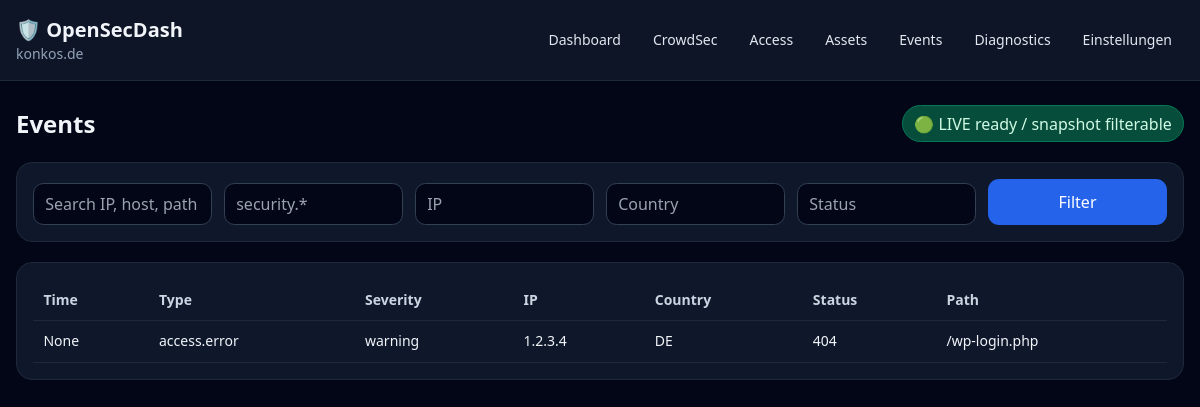
The app's page /events with its own data.
### app/models/settings.py (models this page shows)
class Setting(Base):
    __tablename__ = "settings"
    id: Mapped[int] = mapped_column(primary_key=True)
    key: Mapped[str] = mapped_column(
        String(100),
        unique=True,
        index=True,
    )
    value: Mapped[str] = mapped_column(
        String(5000)
    )

### app/models/events.py (models this page shows)
class Event(Base):
    __tablename__ = "events"
    __table_args__ = (
        Index("ix_events_event_type_time", "event_type", "event_time"),
    )
    id: Mapped[int] = mapped_column(primary_key=True)
    timestamp: Mapped[datetime] = mapped_column(DateTime, default=datetime.utcnow)
    created_at: Mapped[datetime] = mapped_column(DateTime, default=datetime.utcnow, index=True)
    event_time: Mapped[datetime] = mapped_column(DateTime, default=datetime.utcnow, index=True)
    source: Mapped[str] = mapped_column(String(100), default="manual", index=True)
    source_id: Mapped[str | None] = mapped_column(String(100), nullable=True, index=True)
    plugin: Mapped[str] = mapped_column(String(100), default="core", index=True)
    plugin_id: Mapped[str | None] = mapped_column(String(100), nullable=True, index=True)
    event_type: Mapped[str] = mapped_column(String(80), index=True)
    severity: Mapped[str] = mapped_column(String(20), default="info", index=True)
    ip: Mapped[str | None] = mapped_column(String(64), nullable=True, index=True)
    country: Mapped[str | None] = mapped_column(String(8), nullable=True, index=True)
    asn: Mapped[str | None] = mapped_column(String(32), nullable=True)
    hostname: Mapped[str | None] = mapped_column(String(255), nullable=True, index=True)
    asset_id: Mapped[int | None] = mapped_column(nullable=True, index=True)
    method: Mapped[str | None] = mapped_column(String(16), nullable=True)
    path: Mapped[str | None] = mapped_column(String(2048), nullable=True, index=True)
    status_code: Mapped[int | None] = mapped_column(nullable=True, index=True)
    data_json: Mapped[dict | None] = mapped_column(JSON, nullable=True)
    raw_data: Mapped[str | None] = mapped_column(Text, nullable=True)
    retention_class: Mapped[str] = mapped_column(String(20), default="raw")

### app/api/pages.py (the view)
@router.get("/events")
def events_page(
    request: Request,
    event_type: str | None = None,
    ip: str | None = None,
    country: str | None = None,
    status_code: int | None = None,
    path: str | None = None,
    q: str | None = None,
    db: Session = Depends(get_db),
):
    filters = {"event_type": event_type, "ip": ip, "country": country, "status_code": status_code, "path": path, "q": q}
    events = apply_event_filters(db.query(Event), filters).order_by(Event.event_time.desc()).limit(200).all()
    return render(request, db, "events.html", events=events, filters=filters, live_default=get_setting_value(db, "live_default", "true"))

### app/templates/events.html (shortened to what this page needs)
{% extends "base.html" %}
{% block content %}
  <div class="flex flex-col md:flex-row md:items-center justify-between gap-4 mb-5">
    <h2 class="text-2xl font-semibold">{{ t("events.title") }}</h2>
    <span class="badge">🟢 LIVE ready / snapshot filterable</span>
  </div>
  <form class="card grid grid-cols-1 md:grid-cols-6 gap-3 mb-5" method="get">
    <input class="input" name="q" value="{{ filters.q or '' }}" placeholder="Search IP, host, path">
    <input class="input" name="event_type" value="{{ filters.event_type or '' }}" placeholder="security.*">
    <input class="input" name="ip" value="{{ filters.ip or '' }}" placeholder="IP">
    <input class="input" name="country" value="{{ filters.country or '' }}" placeholder="Country">
    <input class="input" name="status_code" value="{{ filters.status_code or '' }}" placeholder="Status">
    <button class="btn" type="submit">Filter</button>
  </form>
  <div class="hidden md:block card overflow-x-auto">
    <table class="w-full text-sm">
      <thead>
        <tr>
          <th>Time</th>
          <th>Type</th>
          <th>Severity</th>
          <th>IP</th>
          <th>Country</th>
          <th>Status</th>
          <th>Path</th>
        </tr>
      </thead>
      <tbody>
        {% for event in events %}
          <tr>
            <td>{{ event.event_time }}</td>
            <td>{{ event.event_type }}</td>
            <td>{{ event.severity }}</td>
            <td>
              {% if event.ip %}
                <a href="/ip/{{ event.ip }}">{{ event.ip }}</a>
              {% else %}
                -
              {% endif %}
            </td>
            <td>{{ event.country or '-' }}</td>
            <td>{{ event.status_code or '-' }}</td>
            <td>{{ event.path or '-' }}</td>
          </tr>
        {% else %}
          <tr>
            <td colspan="7">{{ t("events.empty") }}</td>
          </tr>
        {% endfor %}
      </tbody>
    </table>
  </div>
{% endblock %}

### app/templates/base.html (shortened to what this page needs)
<!doctype html>
<html lang="{{ language }}" x-data="{menu:false}">
    <head>
        <script src="https://cdn.tailwindcss.com"></script>
        <link rel="stylesheet" href="/static/css/app.css">
    </head>
    <body class="bg-slate-950 text-slate-100 min-h-screen">
        <header class="border-b border-slate-800 bg-slate-900/90 sticky top-0 z-10">
            <div class="max-w-7xl mx-auto px-4 py-4 flex items-center justify-between gap-4">
                <a href="/" class="flex flex-col">
                    <span class="text-xl font-bold">🛡 {{ t("app.name") }}</span>
                    <span class="text-sm text-slate-400">{{ domain or "local instance" }}</span>
                </a>
                <nav class="hidden md:flex gap-2 text-sm">
                    <a class="nav" href="/">{{ t("nav.dashboard") }}</a>
                    <a class="nav" href="/crowdsec">CrowdSec</a>
                    <a class="nav" href="/access">Access</a>
                    <a class="nav" href="/assets">{{ t("nav.assets") }}</a>
                    <a class="nav" href="/events">{{ t("nav.events") }}</a>
                    <a class="nav" href="/diagnostics">Diagnostics</a>
                    <a class="nav" href="/settings">{{ t("nav.settings") }}</a>
                </nav>
            </div>
        </header>
        <main class="max-w-7xl mx-auto px-4 py-6">
            {% block content %}{% endblock %}
        </main>
    </body>
</html>

### app/static/css/app.css (style rules this page uses)
a { color: #93c5fd; }
th { color: #cbd5e1; font-weight: 600; text-align: left; }
td, th { border-bottom: 1px solid rgb(30 41 59); padding: .65rem; vertical-align: top; }
.nav { border-radius: .6rem; color: #e2e8f0; padding: .5rem .75rem; }
.card { background: rgb(15 23 42); border: 1px solid rgb(30 41 59); border-radius: 1rem; padding: 1rem; }
.btn, .btn-small { background: #2563eb; border-radius: .7rem; color: white; display: inline-flex; min-height: 2.5rem; align-items: center; justify-content: center; padding: .55rem .9rem; }
.input { background: #020617; border: 1px solid #334155; border-radius: .65rem; color: #f8fafc; margin-top: .25rem; min-height: 2.5rem; padding: .5rem .7rem; width: 100%; }
.badge { background: #064e3b; border: 1px solid #047857; border-radius: 999px; color: #d1fae5; padding: .35rem .7rem; }

### records on screen
Setting: value "konkos.de"
Event: event_time "None", event_type "access.error", severity "warning", ip "1.2.3.4", country "DE", status_code "404", path "/wp-login.php"

### other values on screen
{{ t("app.name") }} "OpenSecDash"
{{ t("nav.dashboard") }} "Dashboard"
{{ t("nav.assets") }} "Assets"
{{ t("nav.events") }} "Events"
{{ t("nav.settings") }} "Einstellungen"
{{ t("events.title") }} "Events"
